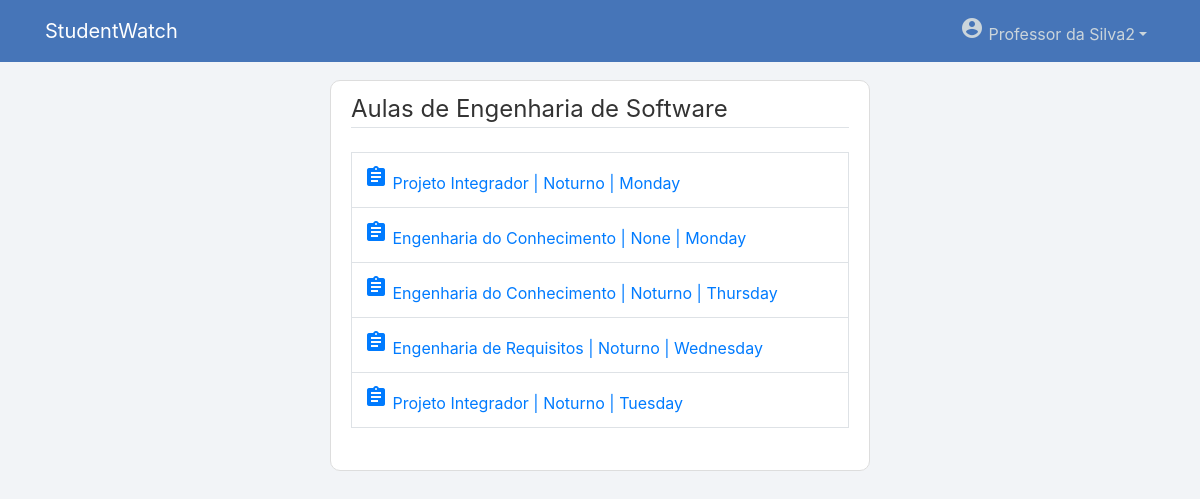
Page /gerenciarAula/1/ (signed in) on the committed database.
### users/models.py (models this page shows, shortened)
class User(AbstractUser):
    username = models.EmailField(_('username'), unique=False)
    email = models.EmailField(_('email address'), unique=True)
    tipo = models.CharField(max_length=100)

### manager/models.py (models this page shows, shortened)
class Curso(models.Model):
    nome = models.CharField(max_length=100)
    descricao = models.TextField(max_length=500)
    coordenador = models.ForeignKey(CoordenadorProfile, on_delete=models.SET_NULL, null=True)
    def __str__(self):
        return self.nome

class Aula(models.Model):
    turno = models.ForeignKey(Turno, on_delete=models.SET_NULL, null=True)
    disciplina = models.ForeignKey(Disciplina, on_delete=models.CASCADE, null=True)
    dia_semana = models.ForeignKey(Dia_semana, on_delete=models.SET_NULL, null=True)

class Disciplina(models.Model):
    nome = models.CharField(max_length=100)
    professor = models.ForeignKey(ProfessorProfile, on_delete=models.SET_NULL, null=True)
    curso = models.ForeignKey(Curso, on_delete=models.CASCADE, null=True)
    def __str__(self):
        return self.nome

class Turno(models.Model):
    nome = models.CharField(max_length=50)
    inicio = models.TimeField(auto_now=False, auto_now_add=False)
    fim = models.TimeField(auto_now=False, auto_now_add=False)
    def __str__(self):
        return self.nome

class Dia_semana(models.Model):
    nome = models.CharField(max_length=50)
    def __str__(self):
        return self.nome

### manager/views.py (the view)
# urls.py: path('gerenciarAula/<int:pk>/', views.gerenciarAula, name='gerenciarAula'),
@login_required
@permission_required("manager.view_aula", raise_exception=True)
def gerenciarAula(request, pk):
    curso_id = pk
    curso = Curso.objects.get(id=curso_id)
    aulas = []
    lista_aulas = Aula.objects.all()
    for x in range(len(lista_aulas)-1, -1, -1):
        if(lista_aulas[x].disciplina.curso.id == curso_id):
            aulas.append(lista_aulas[x])
    if(aulas == []):
        aulas = None
        messages.warning(request, f"Não há aulas")
    context = {
        'aulas': aulas,
        'curso': curso
    }
    return render(request, 'manager/gerenciar-aula.html', context)

### manager/templates/manager/gerenciar-aula.html (shortened to what this page needs)
{% extends "page/base.html" %}
{% block content %}
    <div class="content-section">
        <fieldset class="form-group">
            <legend class="border-bottom mb-4">Aulas de {{ curso }}</legend>
            <table class="table table-bordered">
                {% for aula in aulas %}
                <tr>
                    <td>
                        <a href="{% url 'aula-detail' aula.id %}"><span class="material-icons">assignment</span> {{ aula.disciplina }} | {{ aula.turno }} | {{ aula.dia_semana }}</a>
                    </td>
                </tr>
                {% endfor %}
            </table>
        </fieldset>
    </div>
{% endblock content %}

### page/templates/page/base.html (shortened to what this page needs)
{% load static %}
<!DOCTYPE html>
<html lang="en">
<head>
    <link rel="stylesheet" href="https://stackpath.bootstrapcdn.com/bootstrap/4.1.3/css/bootstrap.min.css">
    <link rel="stylesheet" type="text/css" href="{% static 'page/main.css' %}">
    <link rel="stylesheet" href="https://code.jquery.com/ui/1.12.1/themes/base/jquery-ui.css" />
</head>
<body>
    <header class="site-header">
        <nav class="navbar navbar-expand-md navbar-dark bg-steel fixed-top">
          <div class="container">
            {% if user.is_authenticated and user.is_staff %}
              <a class="navbar-brand mr-4" href="{% url 'page-home' %}">StudentWatch | <b>Admin</b></a>
            {% else %}
              <a class="navbar-brand mr-4" href="{% url 'page-home' %}">StudentWatch</a>
            {% endif %}
            <div class="collapse navbar-collapse" id="navbarToggle">
              <div class="navbar-nav">
                {% if user.is_authenticated %}
                  <div class="nav-item dropdown">
                    <a class="nav-link dropdown-toggle" data-toggle="dropdown" href="#" role="button" aria-haspopup="true" aria-expanded="false"><span class="material-icons">account_circle</span> {{ user.first_name }} {{ user.last_name }}</a>
                  </div>
                {% else %}
                  <a class="nav-item nav-link" href="{% url 'login' %}"><span class="material-icons">login</span></a>
                {% endif %}
              </div>
            </div>
          </div>
        </nav>
    </header>
    <main role="main" class="container">
        <div class="row">
          <div class="col-sm-3"></div>
          <div class="col-md-6">
            {% block content %}{% endblock %}
          </div>
          <div class="col-sm-3"></div>
        </div>
      </main>
</body>
</html>

### page/static/page/main.css (style rules this page uses)
body { background: #f2f4f7; color: #333333; margin-top: 5rem; }
.bg-steel { background-color: #4675b8; }
.site-header .navbar-nav .nav-link { color: #cbd5db; }
.content-section { background: #ffffff; padding: 10px 20px; border: 1px solid #dddddd; border-radius: 10px; margin-bottom: 20px; }

### rows in the picture
User: first_name "Professor", last_name "da Silva2"
Curso: nome "Engenharia de Software"
Aula: disciplina "Projeto Integrador", turno "Noturno", dia_semana "Monday"
Aula: disciplina "Engenharia do Conhecimento", turno "None", dia_semana "Monday"
Aula: disciplina "Engenharia do Conhecimento", turno "Noturno", dia_semana "Thursday"
Aula: disciplina "Engenharia de Requisitos", turno "Noturno", dia_semana "Wednesday"
Aula: disciplina "Projeto Integrador", turno "Noturno", dia_semana "Tuesday"
